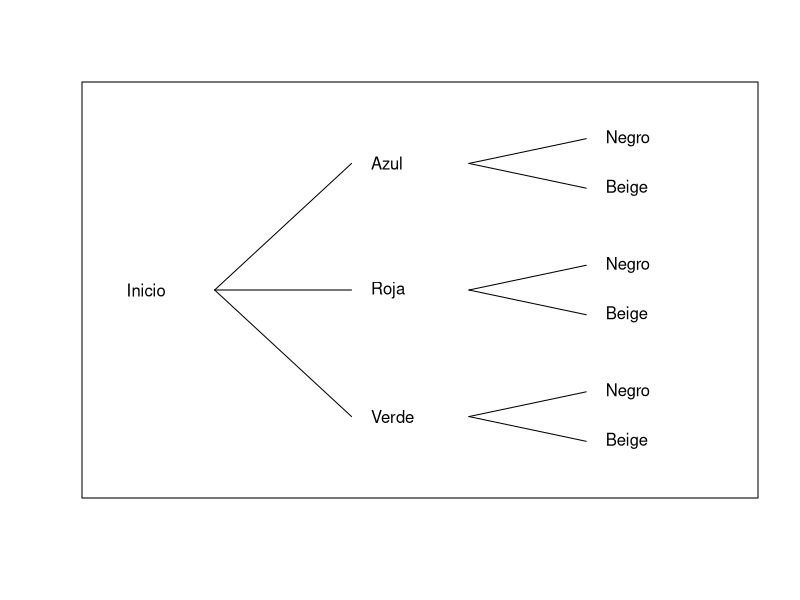
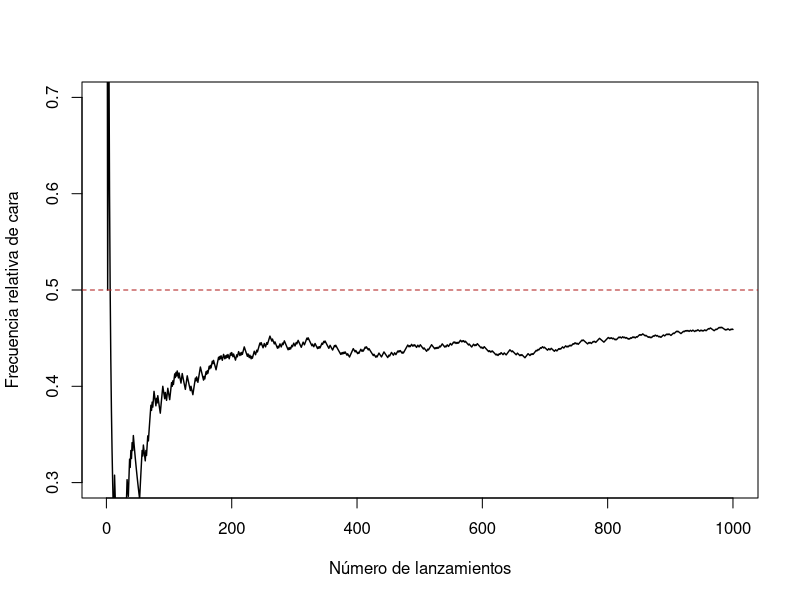

Here is the R script that generated these plots, in order:
## ---- chunk 1
#| label: fig-arbol-conteo
#| fig-cap: "Diagrama de árbol para elegir una polera y un pantalón."
#| fig-width: 7
#| fig-height: 3.8
plot.new()
plot.window(xlim = c(0, 3.2), ylim = c(0, 7))
poleras <- c("Azul", "Roja", "Verde")
pantalones <- c("Negro", "Beige")
y1 <- c(5.8, 3.5, 1.2)
text(0.1, 3.5, "Inicio", adj = 0)
for (i in seq_along(poleras)) {
  segments(0.55, 3.5, 1.25, y1[i])
  text(1.35, y1[i], poleras[i], adj = 0)
  for (j in seq_along(pantalones)) {
    y2 <- y1[i] + c(0.45, -0.45)[j]
    segments(1.85, y1[i], 2.45, y2)
    text(2.55, y2, pantalones[j], adj = 0)
  }
}
box()
## ---- chunk 2
#| label: tbl-decision-conteo
conteo <- data.frame(
  `Objetos` = c("Todos", "Todos", "Algunos", "Algunos", "Algunos"),
  `Orden` = c("Importa", "Importa", "Importa", "No importa", "No importa"),
  `Reuso` = c("No", "Indistinguibles", "Opcional", "No", "Admitido"),
  `Procedimiento` = c("$P_n=n!$", "$n!/(n_1!\\cdots n_k!)$", "$V(n,r)$", "$\\binom nr$", "$\\binom{n+r-1}{r}$"),
  check.names = FALSE
)
knitr::kable(conteo, format = "pipe",
             caption = "Criterios para escoger un procedimiento de conteo.")
## ---- chunk 3
#| label: fig-simulacion-moneda
#| fig-cap: "Frecuencia relativa acumulada de cara en 1000 lanzamientos simulados."
#| fig-width: 7
#| fig-height: 4
set.seed(44)
n <- 1000
cara <- rbinom(n, size = 1, prob = 0.5)
frecuencia <- cumsum(cara) / seq_len(n)
plot(seq_len(n), frecuencia, type = "l", lwd = 1.4,
     xlab = "Número de lanzamientos", ylab = "Frecuencia relativa de cara",
     ylim = c(0.3, 0.7))
abline(h = 0.5, lty = 2, col = "firebrick")
